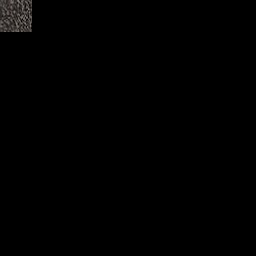

This game map was drawn from its Tiled (.tmx) file and the tilesets committed beside it. A one-line description and the full map source follow:
An orthogonal 8x8 tile map with 32x32 px tiles, 11 tile layers (output_Fussboden, output1_Fussboden, output2_Fussboden, output3_Fussboden, ...), 6 hidden layers not drawn.

<map version="1.5" tiledversion="2021.02.15" orientation="orthogonal" renderorder="right-down" width="8" height="8" tilewidth="32" tileheight="32" infinite="0" nextlayerid="18" nextobjectid="1">
 <tileset firstgid="1" name="boden6" tilewidth="32" tileheight="32" tilecount="182" columns="14">
  <image source="boden6.jpg" width="448" height="416" />
 </tileset>
 <layer id="1" name="regions" width="8" height="8" visible="0">
  <data encoding="csv">
1,0,0,0,0,0,0,0,
0,0,0,0,0,0,0,0,
0,0,0,0,0,0,0,0,
0,0,0,0,0,0,0,0,
0,0,0,0,0,0,0,0,
0,0,0,0,0,0,0,0,
0,0,0,0,0,0,0,0,
0,0,0,0,0,0,0,0
</data>
 </layer>
 <layer id="2" name="input_Fussboden" width="8" height="8" visible="0">
  <data encoding="csv">
1,0,0,0,0,0,0,0,
0,0,0,0,0,0,0,0,
0,0,0,0,0,0,0,0,
0,0,0,0,0,0,0,0,
0,0,0,0,0,0,0,0,
0,0,0,0,0,0,0,0,
0,0,0,0,0,0,0,0,
0,0,0,0,0,0,0,0
</data>
 </layer>
 <layer id="3" name="output_Fussboden" width="8" height="8">
  <data encoding="csv">
1,0,0,0,0,0,0,0,
0,0,0,0,0,0,0,0,
0,0,0,0,0,0,0,0,
0,0,0,0,0,0,0,0,
0,0,0,0,0,0,0,0,
0,0,0,0,0,0,0,0,
0,0,0,0,0,0,0,0,
0,0,0,0,0,0,0,0
</data>
 </layer>
 <layer id="4" name="output1_Fussboden" width="8" height="8">
  <data encoding="csv">
2,0,0,0,0,0,0,0,
0,0,0,0,0,0,0,0,
0,0,0,0,0,0,0,0,
0,0,0,0,0,0,0,0,
0,0,0,0,0,0,0,0,
0,0,0,0,0,0,0,0,
0,0,0,0,0,0,0,0,
0,0,0,0,0,0,0,0
</data>
 </layer>
 <layer id="5" name="output2_Fussboden" width="8" height="8">
  <data encoding="csv">
3,0,0,0,0,0,0,0,
0,0,0,0,0,0,0,0,
0,0,0,0,0,0,0,0,
0,0,0,0,0,0,0,0,
0,0,0,0,0,0,0,0,
0,0,0,0,0,0,0,0,
0,0,0,0,0,0,0,0,
0,0,0,0,0,0,0,0
</data>
 </layer>
 <layer id="6" name="output3_Fussboden" width="8" height="8">
  <data encoding="csv">
4,0,0,0,0,0,0,0,
0,0,0,0,0,0,0,0,
0,0,0,0,0,0,0,0,
0,0,0,0,0,0,0,0,
0,0,0,0,0,0,0,0,
0,0,0,0,0,0,0,0,
0,0,0,0,0,0,0,0,
0,0,0,0,0,0,0,0
</data>
 </layer>
 <layer id="7" name="output4_Fussboden" width="8" height="8">
  <data encoding="csv">
5,0,0,0,0,0,0,0,
0,0,0,0,0,0,0,0,
0,0,0,0,0,0,0,0,
0,0,0,0,0,0,0,0,
0,0,0,0,0,0,0,0,
0,0,0,0,0,0,0,0,
0,0,0,0,0,0,0,0,
0,0,0,0,0,0,0,0
</data>
 </layer>
 <layer id="8" name="output5_Fussboden" width="8" height="8">
  <data encoding="csv">
15,0,0,0,0,0,0,0,
0,0,0,0,0,0,0,0,
0,0,0,0,0,0,0,0,
0,0,0,0,0,0,0,0,
0,0,0,0,0,0,0,0,
0,0,0,0,0,0,0,0,
0,0,0,0,0,0,0,0,
0,0,0,0,0,0,0,0
</data>
 </layer>
 <layer id="9" name="output6_Fussboden" width="8" height="8">
  <data encoding="csv">
16,0,0,0,0,0,0,0,
0,0,0,0,0,0,0,0,
0,0,0,0,0,0,0,0,
0,0,0,0,0,0,0,0,
0,0,0,0,0,0,0,0,
0,0,0,0,0,0,0,0,
0,0,0,0,0,0,0,0,
0,0,0,0,0,0,0,0
</data>
 </layer>
 <layer id="10" name="output7_Fussboden" width="8" height="8">
  <data encoding="csv">
17,0,0,0,0,0,0,0,
0,0,0,0,0,0,0,0,
0,0,0,0,0,0,0,0,
0,0,0,0,0,0,0,0,
0,0,0,0,0,0,0,0,
0,0,0,0,0,0,0,0,
0,0,0,0,0,0,0,0,
0,0,0,0,0,0,0,0
</data>
 </layer>
 <layer id="11" name="output8_Fussboden" width="8" height="8">
  <data encoding="csv">
18,0,0,0,0,0,0,0,
0,0,0,0,0,0,0,0,
0,0,0,0,0,0,0,0,
0,0,0,0,0,0,0,0,
0,0,0,0,0,0,0,0,
0,0,0,0,0,0,0,0,
0,0,0,0,0,0,0,0,
0,0,0,0,0,0,0,0
</data>
 </layer>
 <layer id="12" name="output9_Fussboden" width="8" height="8">
  <data encoding="csv">
19,0,0,0,0,0,0,0,
0,0,0,0,0,0,0,0,
0,0,0,0,0,0,0,0,
0,0,0,0,0,0,0,0,
0,0,0,0,0,0,0,0,
0,0,0,0,0,0,0,0,
0,0,0,0,0,0,0,0,
0,0,0,0,0,0,0,0
</data>
 </layer>
 <layer id="13" name="output10_Fussboden" width="8" height="8" visible="0">
  <data encoding="csv">
29,0,0,0,0,0,0,0,
0,0,0,0,0,0,0,0,
0,0,0,0,0,0,0,0,
0,0,0,0,0,0,0,0,
0,0,0,0,0,0,0,0,
0,0,0,0,0,0,0,0,
0,0,0,0,0,0,0,0,
0,0,0,0,0,0,0,0
</data>
 </layer>
 <layer id="14" name="output11_Fussboden" width="8" height="8" visible="0">
  <data encoding="csv">
30,0,0,0,0,0,0,0,
0,0,0,0,0,0,0,0,
0,0,0,0,0,0,0,0,
0,0,0,0,0,0,0,0,
0,0,0,0,0,0,0,0,
0,0,0,0,0,0,0,0,
0,0,0,0,0,0,0,0,
0,0,0,0,0,0,0,0
</data>
 </layer>
 <layer id="15" name="output12_Fussboden" width="8" height="8">
  <data encoding="csv">
31,0,0,0,0,0,0,0,
0,0,0,0,0,0,0,0,
0,0,0,0,0,0,0,0,
0,0,0,0,0,0,0,0,
0,0,0,0,0,0,0,0,
0,0,0,0,0,0,0,0,
0,0,0,0,0,0,0,0,
0,0,0,0,0,0,0,0
</data>
 </layer>
 <layer id="16" name="output13_Fussboden" width="8" height="8" visible="0">
  <data encoding="csv">
32,0,0,0,0,0,0,0,
0,0,0,0,0,0,0,0,
0,0,0,0,0,0,0,0,
0,0,0,0,0,0,0,0,
0,0,0,0,0,0,0,0,
0,0,0,0,0,0,0,0,
0,0,0,0,0,0,0,0,
0,0,0,0,0,0,0,0
</data>
 </layer>
 <layer id="17" name="output14_Fussboden" width="8" height="8" visible="0">
  <data encoding="csv">
33,0,0,0,0,0,0,0,
0,0,0,0,0,0,0,0,
0,0,0,0,0,0,0,0,
0,0,0,0,0,0,0,0,
0,0,0,0,0,0,0,0,
0,0,0,0,0,0,0,0,
0,0,0,0,0,0,0,0,
0,0,0,0,0,0,0,0
</data>
 </layer>
</map>
